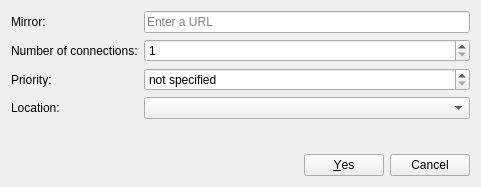
<?xml version="1.0" encoding="UTF-8"?>
<ui version="4.0">
 <class>MirrorAddDlg</class>
 <widget class="QWidget" name="MirrorAddDlg">
  <property name="geometry">
   <rect>
    <x>0</x>
    <y>0</y>
    <width>481</width>
    <height>187</height>
   </rect>
  </property>
  <layout class="QVBoxLayout" name="verticalLayout">
   <item>
    <layout class="QFormLayout" name="formLayout">
     <item row="0" column="0">
      <widget class="QLabel" name="labelMirror">
       <property name="text">
        <string>Mirror:</string>
       </property>
      </widget>
     </item>
     <item row="1" column="0">
      <widget class="QLabel" name="labelConnections">
       <property name="text">
        <string>Number of connections:</string>
       </property>
      </widget>
     </item>
     <item row="0" column="1">
      <widget class="KLineEdit" name="url">
       <property name="placeholderText" stdset="0">
        <string>Enter a URL</string>
       </property>
       <property name="showClearButton" stdset="0">
        <bool>true</bool>
       </property>
      </widget>
     </item>
     <item row="1" column="1">
      <widget class="QSpinBox" name="numConnections">
       <property name="minimum">
        <number>1</number>
       </property>
       <property name="maximum">
        <number>20</number>
       </property>
      </widget>
     </item>
     <item row="2" column="0">
      <widget class="QLabel" name="labelPriority">
       <property name="text">
        <string>Priority:</string>
       </property>
      </widget>
     </item>
     <item row="2" column="1">
      <widget class="QSpinBox" name="priority">
       <property name="toolTip">
        <string>Optional: The priority of the mirror, 1 highest 999999 lowest.</string>
       </property>
       <property name="value">
        <number>0</number>
       </property>
       <property name="minimum">
        <number>0</number>
       </property>
       <property name="maximum">
        <number>999999</number>
       </property>
       <property name="specialValueText">
        <string>not specified</string>
       </property>
      </widget>
     </item>
     <item row="3" column="0">
      <widget class="QLabel" name="labelLocation">
       <property name="text">
        <string>Location:</string>
       </property>
      </widget>
     </item>
     <item row="3" column="1">
      <widget class="QComboBox" name="location"/>
     </item>
    </layout>
   </item>
   <item>
    <spacer name="verticalSpacer">
     <property name="orientation">
      <enum>Qt::Vertical</enum>
     </property>
     <property name="sizeHint" stdset="0">
      <size>
       <width>20</width>
       <height>40</height>
      </size>
     </property>
    </spacer>
   </item>
   <item>
    <widget class="QDialogButtonBox" name="buttonBox">
     <property name="standardButtons">
      <set>QDialogButtonBox::Cancel|QDialogButtonBox::Yes</set>
     </property>
    </widget>
   </item>
  </layout>
 </widget>
 <customwidgets>
  <customwidget>
   <class>KLineEdit</class>
   <extends>QLineEdit</extends>
   <header>KLineEdit</header>
  </customwidget>
 </customwidgets>
 <resources/>
 <connections/>
</ui>
